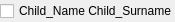
<?xml version="1.0" encoding="UTF-8"?>
<ui version="4.0">
 <class>PersonCheckBoxClass</class>
 <widget class="QWidget" name="PersonCheckBoxClass">
  <property name="geometry">
   <rect>
    <x>0</x>
    <y>0</y>
    <width>175</width>
    <height>22</height>
   </rect>
  </property>
  <property name="sizePolicy">
   <sizepolicy hsizetype="Fixed" vsizetype="Fixed">
    <horstretch>0</horstretch>
    <verstretch>0</verstretch>
   </sizepolicy>
  </property>
  <property name="minimumSize">
   <size>
    <width>175</width>
    <height>22</height>
   </size>
  </property>
  <property name="windowTitle">
   <string>PersonCheckBox</string>
  </property>
  <layout class="QVBoxLayout" name="verticalLayout">
   <property name="leftMargin">
    <number>0</number>
   </property>
   <property name="topMargin">
    <number>0</number>
   </property>
   <property name="rightMargin">
    <number>0</number>
   </property>
   <property name="bottomMargin">
    <number>0</number>
   </property>
   <item>
    <widget class="QCheckBox" name="person_checkBox">
     <property name="sizePolicy">
      <sizepolicy hsizetype="MinimumExpanding" vsizetype="MinimumExpanding">
       <horstretch>0</horstretch>
       <verstretch>0</verstretch>
      </sizepolicy>
     </property>
     <property name="minimumSize">
      <size>
       <width>0</width>
       <height>0</height>
      </size>
     </property>
     <property name="text">
      <string>Child_Name Child_Surname</string>
     </property>
     <property name="iconSize">
      <size>
       <width>20</width>
       <height>20</height>
      </size>
     </property>
     <property name="checked">
      <bool>false</bool>
     </property>
     <property name="autoRepeat">
      <bool>false</bool>
     </property>
    </widget>
   </item>
  </layout>
 </widget>
 <layoutdefault spacing="6" margin="11"/>
 <resources/>
 <connections/>
</ui>
